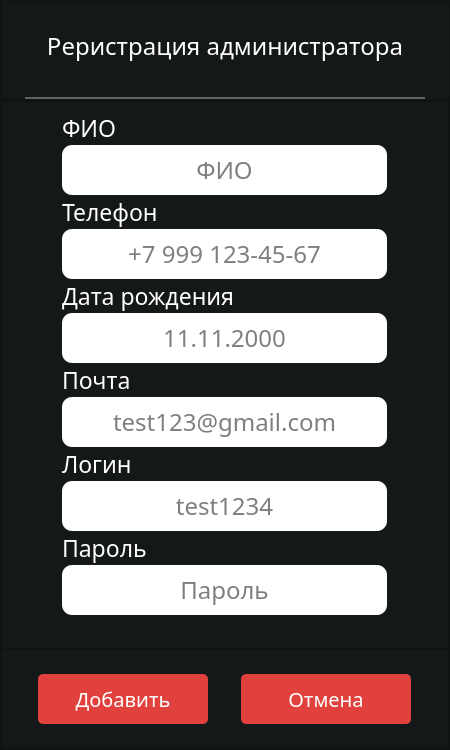
<?xml version="1.0" encoding="UTF-8"?>
<ui version="4.0">
 <class>AdminWindow</class>
 <widget class="QMainWindow" name="AdminWindow">
  <property name="geometry">
   <rect>
    <x>0</x>
    <y>0</y>
    <width>450</width>
    <height>750</height>
   </rect>
  </property>
  <property name="minimumSize">
   <size>
    <width>450</width>
    <height>750</height>
   </size>
  </property>
  <property name="maximumSize">
   <size>
    <width>450</width>
    <height>750</height>
   </size>
  </property>
  <property name="sizeIncrement">
   <size>
    <width>0</width>
    <height>0</height>
   </size>
  </property>
  <property name="windowTitle">
   <string>Реристрация администратора</string>
  </property>
  <property name="windowIcon">
   <iconset resource="../icon_and_logo_qrc/Logo.qrc">
    <normaloff>:/newPrefix/img/LOGO_icon_4.png</normaloff>:/newPrefix/img/LOGO_icon_4.png</iconset>
  </property>
  <property name="styleSheet">
   <string notr="true">background-color: #151819;</string>
  </property>
  <widget class="QWidget" name="centralwidget">
   <layout class="QVBoxLayout" name="verticalLayout">
    <property name="spacing">
     <number>0</number>
    </property>
    <property name="leftMargin">
     <number>0</number>
    </property>
    <property name="topMargin">
     <number>0</number>
    </property>
    <property name="rightMargin">
     <number>0</number>
    </property>
    <property name="bottomMargin">
     <number>0</number>
    </property>
    <item>
     <widget class="QFrame" name="title">
      <property name="maximumSize">
       <size>
        <width>16777215</width>
        <height>100</height>
       </size>
      </property>
      <property name="frameShape">
       <enum>QFrame::StyledPanel</enum>
      </property>
      <property name="frameShadow">
       <enum>QFrame::Raised</enum>
      </property>
      <layout class="QGridLayout" name="gridLayout_2">
       <property name="leftMargin">
        <number>0</number>
       </property>
       <property name="topMargin">
        <number>0</number>
       </property>
       <property name="rightMargin">
        <number>0</number>
       </property>
       <property name="bottomMargin">
        <number>0</number>
       </property>
       <item row="0" column="0">
        <widget class="QLabel" name="label">
         <property name="font">
          <font>
           <family>Montserrat Medium</family>
           <pointsize>18</pointsize>
          </font>
         </property>
         <property name="styleSheet">
          <string notr="true">color: #fff;</string>
         </property>
         <property name="text">
          <string>Реристрация администратора</string>
         </property>
         <property name="alignment">
          <set>Qt::AlignCenter</set>
         </property>
        </widget>
       </item>
       <item row="1" column="0">
        <widget class="QFrame" name="line">
         <property name="maximumSize">
          <size>
           <width>400</width>
           <height>2</height>
          </size>
         </property>
         <property name="styleSheet">
          <string notr="true">background-color: rgb(127, 127, 127);</string>
         </property>
         <property name="frameShape">
          <enum>QFrame::StyledPanel</enum>
         </property>
         <property name="frameShadow">
          <enum>QFrame::Raised</enum>
         </property>
        </widget>
       </item>
      </layout>
     </widget>
    </item>
    <item>
     <widget class="QFrame" name="frame_1">
      <property name="styleSheet">
       <string notr="true"/>
      </property>
      <property name="frameShape">
       <enum>QFrame::StyledPanel</enum>
      </property>
      <property name="frameShadow">
       <enum>QFrame::Raised</enum>
      </property>
      <layout class="QVBoxLayout" name="verticalLayout_2">
       <property name="spacing">
        <number>0</number>
       </property>
       <property name="leftMargin">
        <number>0</number>
       </property>
       <property name="topMargin">
        <number>0</number>
       </property>
       <property name="rightMargin">
        <number>0</number>
       </property>
       <property name="bottomMargin">
        <number>0</number>
       </property>
       <item>
        <widget class="QFrame" name="info">
         <property name="layoutDirection">
          <enum>Qt::LeftToRight</enum>
         </property>
         <property name="frameShape">
          <enum>QFrame::StyledPanel</enum>
         </property>
         <property name="frameShadow">
          <enum>QFrame::Raised</enum>
         </property>
         <layout class="QGridLayout" name="gridLayout">
          <property name="leftMargin">
           <number>11</number>
          </property>
          <property name="topMargin">
           <number>11</number>
          </property>
          <property name="rightMargin">
           <number>11</number>
          </property>
          <property name="bottomMargin">
           <number>11</number>
          </property>
          <property name="horizontalSpacing">
           <number>0</number>
          </property>
          <property name="verticalSpacing">
           <number>2</number>
          </property>
          <item row="17" column="0">
           <widget class="QLabel" name="label_2">
            <property name="maximumSize">
             <size>
              <width>16777215</width>
              <height>20</height>
             </size>
            </property>
            <property name="font">
             <font>
              <family>Montserrat Medium</family>
              <pointsize>10</pointsize>
             </font>
            </property>
            <property name="styleSheet">
             <string notr="true">color: red;</string>
            </property>
            <property name="text">
             <string/>
            </property>
            <property name="alignment">
             <set>Qt::AlignCenter</set>
            </property>
           </widget>
          </item>
          <item row="7" column="0">
           <widget class="QLineEdit" name="input_phone">
            <property name="maximumSize">
             <size>
              <width>325</width>
              <height>50</height>
             </size>
            </property>
            <property name="font">
             <font>
              <family>Montserrat Medium</family>
              <pointsize>18</pointsize>
             </font>
            </property>
            <property name="styleSheet">
             <string notr="true">color: rgb(0, 0, 0);
background-color: rgb(255, 255, 255);
border-radius: 10px;</string>
            </property>
            <property name="alignment">
             <set>Qt::AlignCenter</set>
            </property>
            <property name="placeholderText">
             <string>+7 999 123-45-67</string>
            </property>
            <property name="cursorMoveStyle">
             <enum>Qt::LogicalMoveStyle</enum>
            </property>
           </widget>
          </item>
          <item row="6" column="0">
           <widget class="QLabel" name="text_phone">
            <property name="maximumSize">
             <size>
              <width>16777215</width>
              <height>30</height>
             </size>
            </property>
            <property name="font">
             <font>
              <family>Montserrat Medium</family>
              <pointsize>17</pointsize>
             </font>
            </property>
            <property name="styleSheet">
             <string notr="true">color: #fff;</string>
            </property>
            <property name="text">
             <string>Телефон</string>
            </property>
           </widget>
          </item>
          <item row="11" column="0">
           <widget class="QLineEdit" name="input_email">
            <property name="maximumSize">
             <size>
              <width>325</width>
              <height>50</height>
             </size>
            </property>
            <property name="font">
             <font>
              <family>Montserrat Medium</family>
              <pointsize>18</pointsize>
             </font>
            </property>
            <property name="styleSheet">
             <string notr="true">color: rgb(0, 0, 0);
background-color: rgb(255, 255, 255);
border-radius: 10px;</string>
            </property>
            <property name="text">
             <string/>
            </property>
            <property name="cursorPosition">
             <number>0</number>
            </property>
            <property name="alignment">
             <set>Qt::AlignCenter</set>
            </property>
            <property name="placeholderText">
             <string>test123@gmail.com</string>
            </property>
           </widget>
          </item>
          <item row="14" column="0">
           <widget class="QLineEdit" name="input_login">
            <property name="maximumSize">
             <size>
              <width>325</width>
              <height>50</height>
             </size>
            </property>
            <property name="font">
             <font>
              <family>Montserrat Medium</family>
              <pointsize>18</pointsize>
             </font>
            </property>
            <property name="styleSheet">
             <string notr="true">color: rgb(0, 0, 0);
background-color: rgb(255, 255, 255);
border-radius: 10px;</string>
            </property>
            <property name="text">
             <string/>
            </property>
            <property name="cursorPosition">
             <number>0</number>
            </property>
            <property name="alignment">
             <set>Qt::AlignCenter</set>
            </property>
            <property name="placeholderText">
             <string>test1234</string>
            </property>
           </widget>
          </item>
          <item row="10" column="0">
           <widget class="QLabel" name="text_email">
            <property name="maximumSize">
             <size>
              <width>16777215</width>
              <height>30</height>
             </size>
            </property>
            <property name="font">
             <font>
              <family>Montserrat Medium</family>
              <pointsize>17</pointsize>
             </font>
            </property>
            <property name="styleSheet">
             <string notr="true">color: #fff;</string>
            </property>
            <property name="text">
             <string>Почта</string>
            </property>
           </widget>
          </item>
          <item row="1" column="0">
           <widget class="QLineEdit" name="input_fio">
            <property name="maximumSize">
             <size>
              <width>325</width>
              <height>50</height>
             </size>
            </property>
            <property name="font">
             <font>
              <family>Montserrat Medium</family>
              <pointsize>18</pointsize>
             </font>
            </property>
            <property name="styleSheet">
             <string notr="true">color: rgb(0, 0, 0);
background-color: rgb(255, 255, 255);
border-radius: 10px;</string>
            </property>
            <property name="text">
             <string/>
            </property>
            <property name="cursorPosition">
             <number>0</number>
            </property>
            <property name="alignment">
             <set>Qt::AlignCenter</set>
            </property>
            <property name="placeholderText">
             <string>ФИО</string>
            </property>
           </widget>
          </item>
          <item row="12" column="0">
           <widget class="QLabel" name="text_pass">
            <property name="maximumSize">
             <size>
              <width>16777215</width>
              <height>30</height>
             </size>
            </property>
            <property name="font">
             <font>
              <family>Montserrat Medium</family>
              <pointsize>17</pointsize>
             </font>
            </property>
            <property name="styleSheet">
             <string notr="true">color: #fff;</string>
            </property>
            <property name="text">
             <string>Логин</string>
            </property>
           </widget>
          </item>
          <item row="0" column="0">
           <widget class="QLabel" name="text_login">
            <property name="maximumSize">
             <size>
              <width>16777215</width>
              <height>30</height>
             </size>
            </property>
            <property name="font">
             <font>
              <family>Montserrat Medium</family>
              <pointsize>17</pointsize>
             </font>
            </property>
            <property name="styleSheet">
             <string notr="true">color: #fff;</string>
            </property>
            <property name="text">
             <string>ФИО</string>
            </property>
           </widget>
          </item>
          <item row="16" column="0">
           <widget class="QLineEdit" name="input_login_3">
            <property name="maximumSize">
             <size>
              <width>325</width>
              <height>50</height>
             </size>
            </property>
            <property name="font">
             <font>
              <family>Montserrat Medium</family>
              <pointsize>18</pointsize>
             </font>
            </property>
            <property name="styleSheet">
             <string notr="true">color: rgb(0, 0, 0);
background-color: rgb(255, 255, 255);
border-radius: 10px;</string>
            </property>
            <property name="text">
             <string/>
            </property>
            <property name="echoMode">
             <enum>QLineEdit::Password</enum>
            </property>
            <property name="cursorPosition">
             <number>0</number>
            </property>
            <property name="alignment">
             <set>Qt::AlignCenter</set>
            </property>
            <property name="placeholderText">
             <string>Пароль</string>
            </property>
           </widget>
          </item>
          <item row="15" column="0">
           <widget class="QLabel" name="text_pass_2">
            <property name="maximumSize">
             <size>
              <width>16777215</width>
              <height>30</height>
             </size>
            </property>
            <property name="font">
             <font>
              <family>Montserrat Medium</family>
              <pointsize>17</pointsize>
             </font>
            </property>
            <property name="styleSheet">
             <string notr="true">color: #fff;</string>
            </property>
            <property name="text">
             <string>Пароль</string>
            </property>
           </widget>
          </item>
          <item row="9" column="0">
           <widget class="QLineEdit" name="input_email_2">
            <property name="maximumSize">
             <size>
              <width>325</width>
              <height>50</height>
             </size>
            </property>
            <property name="font">
             <font>
              <family>Montserrat Medium</family>
              <pointsize>18</pointsize>
             </font>
            </property>
            <property name="styleSheet">
             <string notr="true">color: rgb(0, 0, 0);
background-color: rgb(255, 255, 255);
border-radius: 10px;</string>
            </property>
            <property name="text">
             <string/>
            </property>
            <property name="cursorPosition">
             <number>0</number>
            </property>
            <property name="alignment">
             <set>Qt::AlignCenter</set>
            </property>
            <property name="placeholderText">
             <string>11.11.2000</string>
            </property>
           </widget>
          </item>
          <item row="8" column="0">
           <widget class="QLabel" name="text_phone_2">
            <property name="maximumSize">
             <size>
              <width>16777215</width>
              <height>30</height>
             </size>
            </property>
            <property name="font">
             <font>
              <family>Montserrat Medium</family>
              <pointsize>17</pointsize>
             </font>
            </property>
            <property name="styleSheet">
             <string notr="true">color: #fff;</string>
            </property>
            <property name="text">
             <string>Дата рождения</string>
            </property>
           </widget>
          </item>
         </layout>
        </widget>
       </item>
       <item>
        <widget class="QFrame" name="btn">
         <property name="maximumSize">
          <size>
           <width>16777215</width>
           <height>100</height>
          </size>
         </property>
         <property name="sizeIncrement">
          <size>
           <width>0</width>
           <height>1000</height>
          </size>
         </property>
         <property name="font">
          <font>
           <pointsize>10</pointsize>
          </font>
         </property>
         <property name="frameShape">
          <enum>QFrame::StyledPanel</enum>
         </property>
         <property name="frameShadow">
          <enum>QFrame::Raised</enum>
         </property>
         <layout class="QHBoxLayout" name="horizontalLayout">
          <item>
           <widget class="QPushButton" name="btn_add">
            <property name="maximumSize">
             <size>
              <width>170</width>
              <height>50</height>
             </size>
            </property>
            <property name="font">
             <font>
              <family>Montserrat Medium</family>
              <pointsize>15</pointsize>
             </font>
            </property>
            <property name="styleSheet">
             <string notr="true">QPushButton{
background-color: rgb(224, 65, 61);
color: #fff;
border-radius: 5px;
}

QPushButton:hover{
background-color: #690200;
}</string>
            </property>
            <property name="text">
             <string>Добавить</string>
            </property>
           </widget>
          </item>
          <item>
           <widget class="QPushButton" name="btn_cancel">
            <property name="maximumSize">
             <size>
              <width>170</width>
              <height>50</height>
             </size>
            </property>
            <property name="font">
             <font>
              <family>Montserrat Medium</family>
              <pointsize>15</pointsize>
             </font>
            </property>
            <property name="styleSheet">
             <string notr="true">QPushButton{
background-color: rgb(224, 65, 61);
color: #fff;
border-radius: 5px;
}

QPushButton:hover{
background-color: #690200;
}</string>
            </property>
            <property name="text">
             <string>Отмена</string>
            </property>
           </widget>
          </item>
         </layout>
        </widget>
       </item>
      </layout>
     </widget>
    </item>
   </layout>
  </widget>
 </widget>
 <resources>
  <include location="../icon_and_logo_qrc/Logo.qrc"/>
 </resources>
 <connections/>
</ui>
